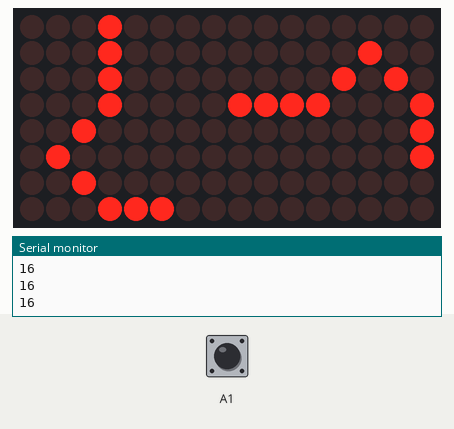
Simulated run of this sketch. Board: Arduino Uno, built with avr-gcc and run on an emulated ATmega328P. Shown: 16×8 LED matrix, the last lines printed to the serial monitor. The inputs (shaded band) are chosen by the test bench; at power-on: A1 HIGH.

Above: at 1.2 s.
1.3 s: A1 pulled LOW for 1 s
At 1.71 s:
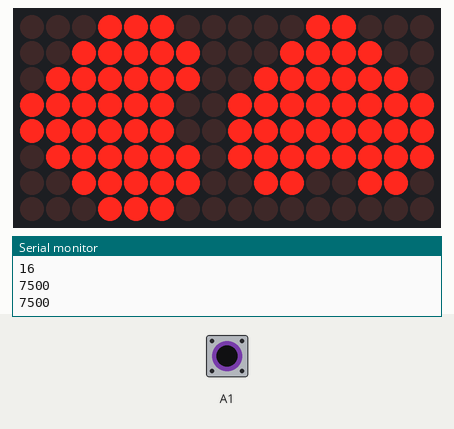
3.8 s: A1 pulled LOW for 0.15 s
5.5 s: A1 pulled LOW for 3.2 s
At 5.92 s:
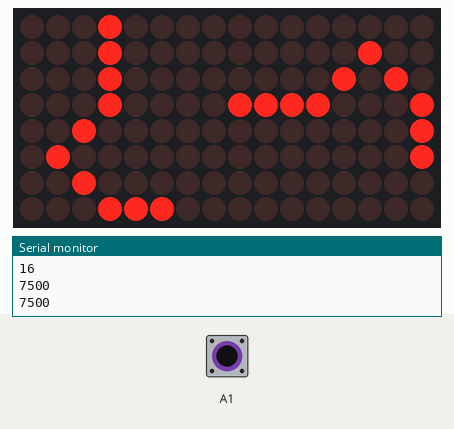
Timing chart, 0 to 8.5 s (numbered marks = the images above; inputs shaded):
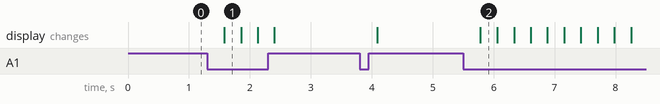

The sketch:

led2.ino
```cpp
#include "LedControl.h"
#include <CapacitiveSensor.h>
CapacitiveSensor cs_ao = CapacitiveSensor(A0,A1);
#define DIN 4   //DataIn
#define CS  3   //LOAD
#define CLK 2   //CLK
int touched = 0;
LedControl lc=LedControl(DIN,CLK,CS,2);
//============ heart ==============
byte hearts[16] = {//從右而左上而下
  //part 1
    B00011000,
  B00111100,
  B01111110,
  B11111111,
  B11111111,
  B11111111,
  B01100110,
  B00000000
};
byte things[]={
  B00000000,//1
  B00000100,//2
  B00001010,//3
  B11110001,//4
  B00000001,//5
  B00000001,//6
  B00000000,//7
  B00000000//8
  //part 2
  /*B00000000,//1
  B00000100,//2
  B00001010,//3
  B11110001,//4
  B00000001,//5
  B00000001,//6
  B00000000,//7
  B00000000//8*/
};
//=================================
void setup() {
  //設定正常運作模式
  //true = shutdown mode ; false = normal operation
  lc.shutdown(0,false); //模組0
  //設定亮度
  lc.setIntensity(0,1); //模組0
  //清除DSP
  lc.clearDisplay(0); //模組0
  lc.shutdown(1,false); //模組1
  //設定亮度
  lc.setIntensity(1,1); //模組1
  //清除DSP
  lc.clearDisplay(1); //模組1
  cs_ao.set_CS_AutocaL_Millis(0xFFFFFFF);
  Serial.begin(9600);
}

void loop() {
 long total = cs_ao.capacitiveSensor(50);
    Serial.println(total);
    if(total>1000){
      touched ++;
      delay(250);
    }

if(touched%2==0){
  for(int i=0;i<8;i++){
      lc.setColumn(0,i,things[i]);
      lc.setRow(1,i,things[i]);
}
}
else{
  for(int i=0;i<8;i++){
      lc.setColumn(0,i,hearts[i]);
      lc.setRow(1,i,hearts[i]);
    }
}


/* if(total>1000){
    for(int i=0;i<8;i++){
      lc.setColumn(0,i,things[i]);
      lc.setRow(1,i,things[i]);
    }
 }
 else{
    for(int i=0;i<8;i++){
      lc.setColumn(0,i,hearts[i]);
      lc.setRow(1,i,hearts[i]);
    }
 }*/
     /* delay(1000);
  for (int i = 0; i <8; i++){
    lc.setColumn(0, i, heart[i]);
    lc.setColumn(1, i, heart[i+8]);
  }

  delay(1000);
  for (int i = 0; i <8; i++){
    lc.setRow(0, i, heart[i]);
    lc.setRow(1, i, heart[i+8]);
  }

  delay(1000);
  for (int i = 0; i <8; i++){
    lc.setRow(0, 7-i, heart[i]);
    lc.setRow(1, 7-i, heart[i+8]);
  }

  delay(1000);*/

}
```

Measured:
- after the input at 1.3 s, the display: changes after 0.28 s (image 1)
- after the input at 5.5 s, the display: changes after 0.28 s (image 2)
